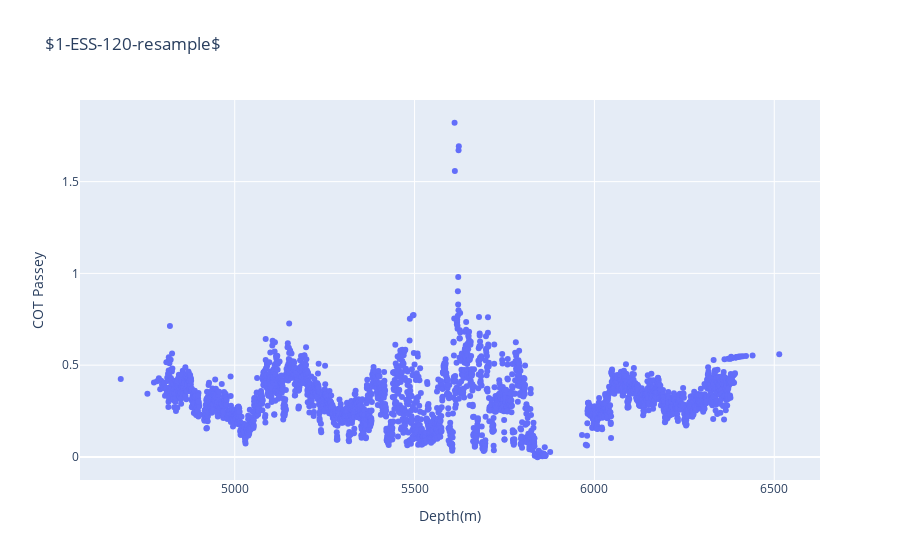

Notebook cell for this chart:
### Code cell
# Gráfico interativo Plotly
xaxis = go.layout.XAxis(title="Depth(m)")
yaxis = go.layout.YAxis(title="COT Passey")

fig = go.Figure(layout=go.Layout(title="$1-ESS-120-resample$", xaxis=xaxis, yaxis=yaxis))
fig.add_trace(go.Scatter(x=z_r, y=COT_r/10, mode="markers"))
fig.show()

### Figure 1 — Plotly figure (JSON) as saved in the notebook; plotly's stock layout.template omitted (floating-point values rounded to 4 significant figures; data arrays with more than 128 entries replaced by an {"elided": "..."} marker saying what was removed)
{"data": [{"mode": "markers", "type": "scatter", "x": {"elided": "3193 float values"}, "y": {"elided": "3193 float values"}}], "layout": {"title": {"text": "$1-ESS-120-resample$"}, "xaxis": {"title": {"text": "Depth(m)"}}, "yaxis": {"title": {"text": "COT Passey"}}}}
